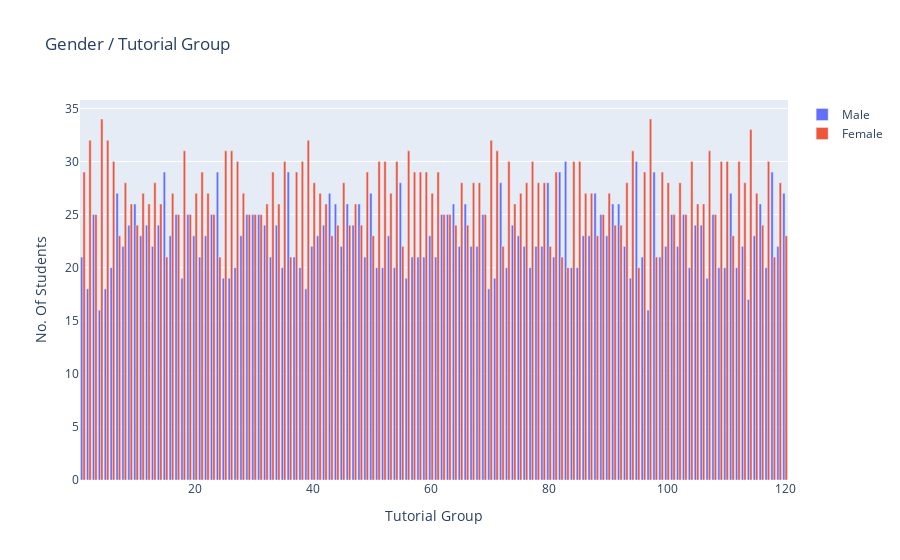

Notebook cell for this chart:
### Code cell
def showGenderPerGroup():
    # Graph on Gender Count per Tutorial Group 
    tgrp = []
    malePerGrp = {}
    femalePerGrp = {}
    studList = sortData(studentList)

    for student in studList:
        if student.tutorialGrp not in tgrp:
            tgrp.append(student.tutorialGrp)
            malePerGrp[student.tutorialGrp] = 0
            femalePerGrp[student.tutorialGrp] = 0
        
    for updateNum in studList:
        if updateNum.gender == 'Male':
            malePerGrp[updateNum.tutorialGrp] += 1
        if updateNum.gender == 'Female':
            femalePerGrp[updateNum.tutorialGrp] += 1

    maleTrace = go.Bar(
        x = tgrp,
        y = list(malePerGrp.values()),
        hovertext='(Tutorial Group, No. Of Males)',
        name = 'Male')

    femaleTrace = go.Bar(
        x = tgrp,
        y = list(femalePerGrp.values()),
        hovertext = '(Tutorial Group, No. Of Females)',
        name = 'Female')

    # Initialize the graph object with go.Figure()
    fig = go.Figure()
    fig.add_trace(maleTrace)
    fig.add_trace(femaleTrace)
    fig.update_layout(
        title = "Gender / Tutorial Group", # Name the title of the graph
        xaxis_title = "Tutorial Group",
        yaxis_title = "No. Of Students")
    fig.show() # Show the graph

showGenderPerGroup()

### Figure 1 — Plotly figure (JSON) as saved in the notebook; plotly's stock layout.template omitted (floating-point values rounded to 4 significant figures)
{"data": [{"hovertext": "(Tutorial Group, No. Of Males)", "name": "Male", "type": "bar", "x": [1, 2, 3, 4, 5, 6, 7, 8, 9, 10, 11, 12, 13, 14, 15, 16, 17, 18, 19, 20, 21, 22, 23, 24, 25, 26, 27, 28, 29, 30, 31, 32, 33, 34, 35, 36, 37, 38, 39, 40, 41, 42, 43, 44, 45, 46, 47, 48, 49, 50, 51, 52, 53, 54, 55, 56, 57, 58, 59, 60, 61, 62, 63, 64, 65, 66, 67, 68, 69, 70, 71, 72, 73, 74, 75, 76, 77, 78, 79, 80, 81, 82, 83, 84, 85, 86, 87, 88, 89, 90, 91, 92, 93, 94, 95, 96, 97, 98, 99, 100, 101, 102, 103, 104, 105, 106, 107, 108, 109, 110, 111, 112, 113, 114, 115, 116, 117, 118, 119, 120], "y": [21, 18, 25, 16, 18, 20, 27, 22, 24, 26, 23, 24, 22, 24, 29, 23, 25, 19, 25, 23, 21, 23, 25, 29, 19, 19, 20, 23, 25, 25, 25, 24, 21, 24, 20, 29, 21, 20, 18, 22, 23, 24, 27, 26, 22, 26, 24, 26, 21, 27, 20, 20, 23, 20, 28, 19, 21, 21, 21, 23, 21, 25, 25, 26, 22, 26, 22, 22, 25, 18, 19, 28, 20, 24, 23, 22, 20, 22, 22, 28, 21, 29, 30, 20, 20, 23, 23, 27, 25, 23, 26, 26, 22, 19, 30, 21, 16, 29, 21, 22, 25, 22, 25, 20, 24, 24, 19, 25, 20, 20, 27, 20, 22, 17, 23, 26, 20, 29, 22, 27]}, {"hovertext": "(Tutorial Group, No. Of Females)", "name": "Female", "type": "bar", "x": [1, 2, 3, 4, 5, 6, 7, 8, 9, 10, 11, 12, 13, 14, 15, 16, 17, 18, 19, 20, 21, 22, 23, 24, 25, 26, 27, 28, 29, 30, 31, 32, 33, 34, 35, 36, 37, 38, 39, 40, 41, 42, 43, 44, 45, 46, 47, 48, 49, 50, 51, 52, 53, 54, 55, 56, 57, 58, 59, 60, 61, 62, 63, 64, 65, 66, 67, 68, 69, 70, 71, 72, 73, 74, 75, 76, 77, 78, 79, 80, 81, 82, 83, 84, 85, 86, 87, 88, 89, 90, 91, 92, 93, 94, 95, 96, 97, 98, 99, 100, 101, 102, 103, 104, 105, 106, 107, 108, 109, 110, 111, 112, 113, 114, 115, 116, 117, 118, 119, 120], "y": [29, 32, 25, 34, 32, 30, 23, 28, 26, 24, 27, 26, 28, 26, 21, 27, 25, 31, 25, 27, 29, 27, 25, 21, 31, 31, 30, 27, 25, 25, 25, 26, 29, 26, 30, 21, 29, 30, 32, 28, 27, 26, 23, 24, 28, 24, 26, 24, 29, 23, 30, 30, 27, 30, 22, 31, 29, 29, 29, 27, 29, 25, 25, 24, 28, 24, 28, 28, 25, 32, 31, 22, 30, 26, 27, 28, 30, 28, 28, 22, 29, 21, 20, 30, 30, 27, 27, 23, 25, 27, 24, 24, 28, 31, 20, 29, 34, 21, 29, 28, 25, 28, 25, 30, 26, 26, 31, 25, 30, 30, 23, 30, 28, 33, 27, 24, 30, 21, 28, 23]}], "layout": {"title": {"text": "Gender / Tutorial Group"}, "xaxis": {"title": {"text": "Tutorial Group"}}, "yaxis": {"title": {"text": "No. Of Students"}}}}
